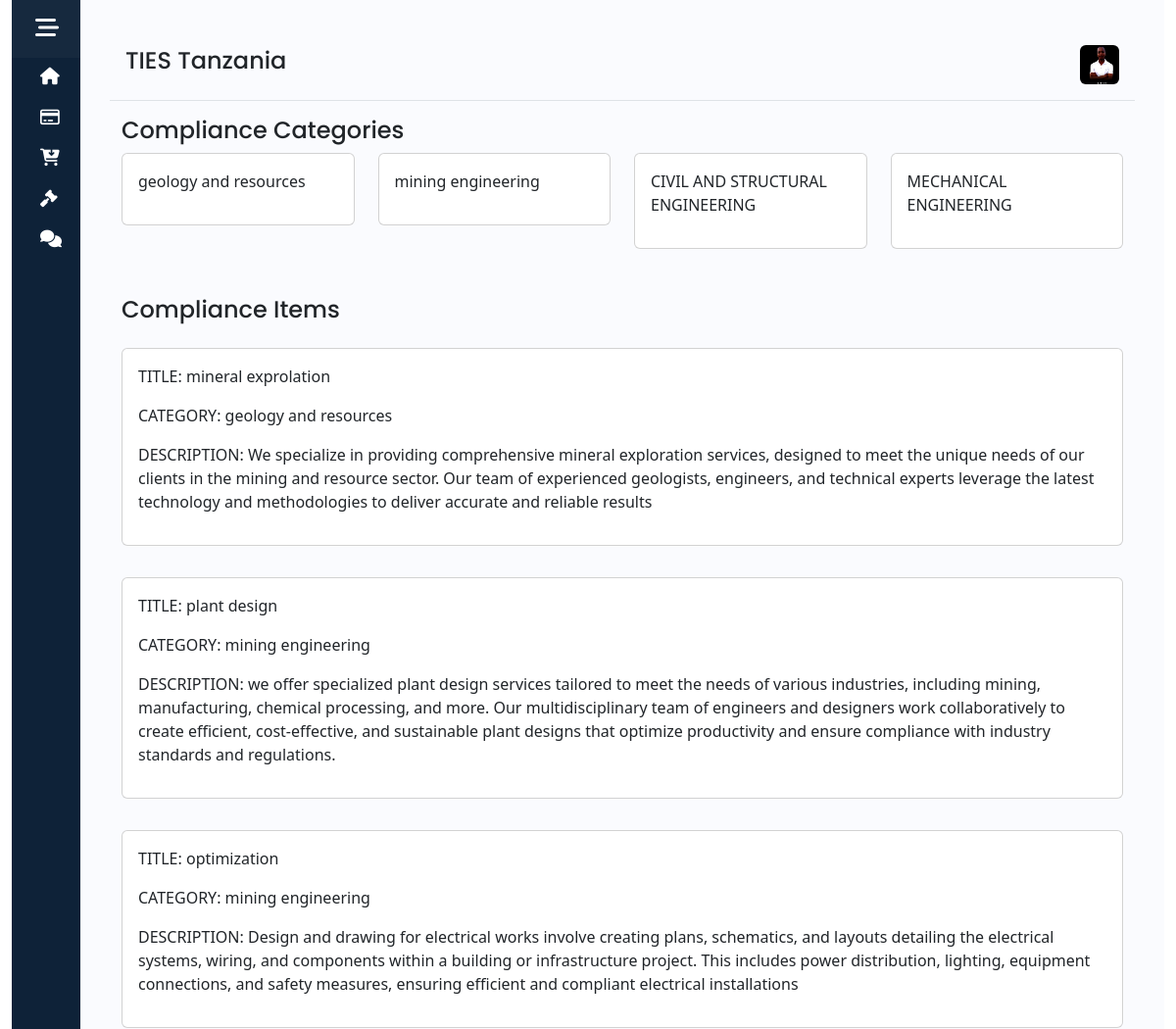
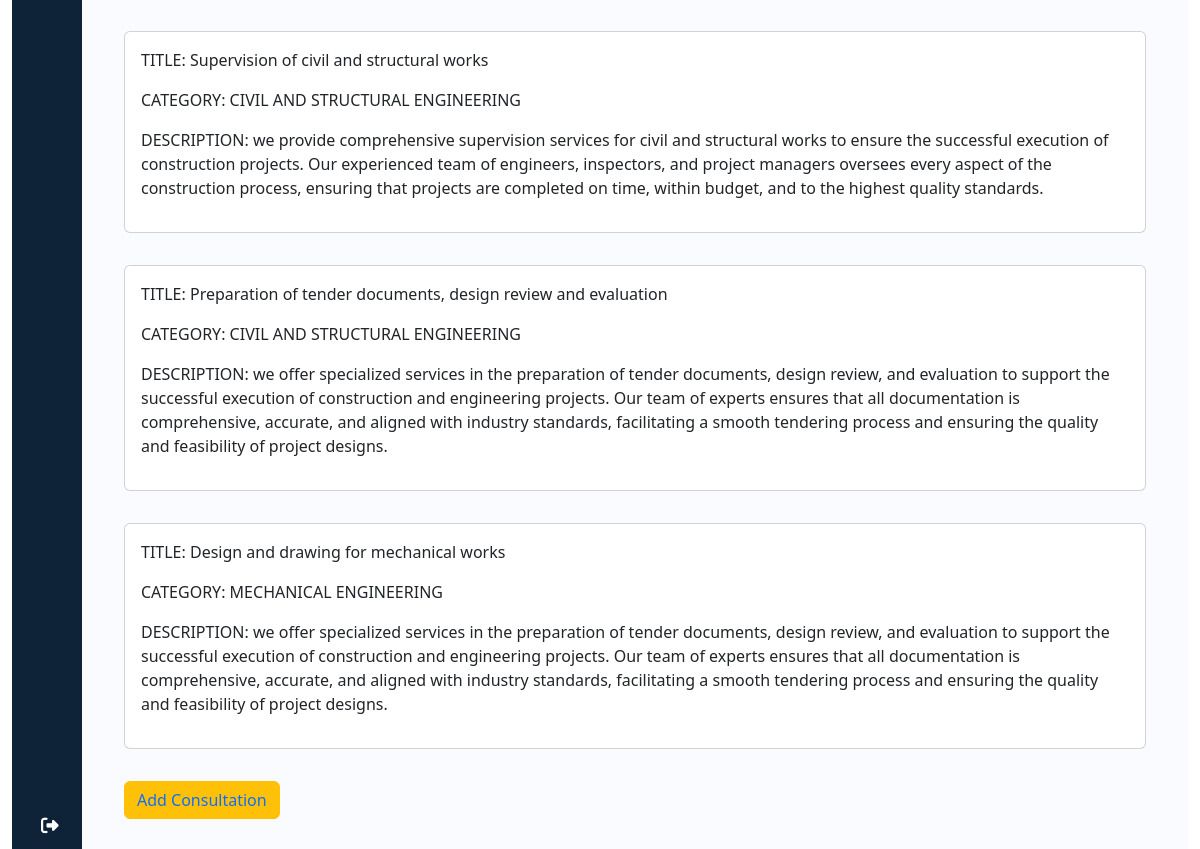
The page /consultationCompliance/ on the database its author committed (2 pictures, top to bottom).
### app/models.py (models this page shows, shortened)
class ConsultancyTiesCategory(models.Model):
    title = models.CharField(max_length=100)
    image = models.ImageField(upload_to='media/', blank=True, null=True)
    def __str__(self):
    	return self.title

class ConsultancyTiesDetails(models.Model):
    title = models.CharField(max_length=100)
    image = models.ImageField(upload_to='media/', blank=True, null=True)
    category = models.ForeignKey(ConsultancyTiesCategory, on_delete=models.CASCADE)
    description = models.CharField(max_length=1000)

### app/views.py (the view)
# urls.py: path('consultationCompliance/', views.consultationCompliance, name='consultationCompliance'),
def consultationCompliance(request):
    categories = ConsultancyTiesCategory.objects.all()
    x = ConsultancyTiesDetails.objects.all()
    context = {
        'categories':categories,
        'x':x,
    }
    return render(request,'app/consultationCompliance.html',context)

### app/templates/app/consultationCompliance.html
{% extends 'app/base.html' %}
{% block content %}
<div class="container mt-3">
<div class="row">
<h4>Compliance Categories</h4>
  {% for i in categories %}
    <div class="col-md-3">
        <div class="card">
            <div class="card-body">
              <P>{{i.title}}</P>
            </div>
        </div>
    </div>
  {% endfor %}
  <h4 class="mt-5">Compliance Items</h4>
    {% for i in x %}
    <div class="col-sm-12 mb-3 mb-sm-0 mt-3">
    <div class="card mb-3">
        <div class="card-body">
          <p>TITLE: {{i.title}}</p>
          <p>CATEGORY: {{i.category}}</p>
          <p>DESCRIPTION: {{i.description}}</p>
        </div>
      </div>
    </div>
    {% endfor %}
    <div class="col-sm-3 mb-3 mb-sm-0 mt-3">
    <button class="btn btn-warning"><a href="{% url 'consultationComplianceAdd' %}" style="text-decoration: none;">Add Consultation</a></button>
    </div>
</div>
</div>
{% endblock %}

### app/static/app/css/style.css (style rules this page uses)
a { text-decoration: none; }
body { margin: 0; font-family: 'Poppins',sans-serif; }
h4 { font-family: 'Poppins',sans-serif; }

### rows shown on the page
ConsultancyTiesCategory: title "geology and resources"
ConsultancyTiesCategory: title "mining engineering"
ConsultancyTiesCategory: title "CIVIL AND STRUCTURAL ENGINEERING"
ConsultancyTiesCategory: title "MECHANICAL ENGINEERING"
ConsultancyTiesDetails: title "mineral exprolation", category "geology and resources", description "We specialize in providing comprehensive mineral exploration services, designed to meet the unique needs of our clients in the mining and resource sector. Our team of experienced geologists, engineers, and technical experts leverage the latest technology and methodologies to deliver accurate and reliable results"
ConsultancyTiesDetails: title "plant design", category "mining engineering", description "we offer specialized plant design services tailored to meet the needs of various industries, including mining, manufacturing, chemical processing, and more. Our multidisciplinary team of engineers and designers work collaboratively to create efficient, cost-effective, and sustainable plant designs that optimize productivity and ensure compliance with industry standards and regulations."
ConsultancyTiesDetails: title "optimization", category "mining engineering", description "Design and drawing for electrical works involve creating plans, schematics, and layouts detailing the electrical systems, wiring, and components within a building or infrastructure project. This includes power distribution, lighting, equipment connections, and safety measures, ensuring efficient and compliant electrical installations"
ConsultancyTiesDetails: title "Supervision of civil and structural works", category "CIVIL AND STRUCTURAL ENGINEERING", description "we provide comprehensive supervision services for civil and structural works to ensure the successful execution of construction projects. Our experienced team of engineers, inspectors, and project managers oversees every aspect of the construction process, ensuring that projects are completed on time, within budget, and to the highest quality standards."
ConsultancyTiesDetails: title "Preparation of tender documents, design review and evaluation", category "CIVIL AND STRUCTURAL ENGINEERING", description "we offer specialized services in the preparation of tender documents, design review, and evaluation to support the successful execution of construction and engineering projects. Our team of experts ensures that all documentation is comprehensive, accurate, and aligned with industry standards, facilitating a smooth tendering process and ensuring the quality and feasibility of project designs."
ConsultancyTiesDetails: title "Design and drawing for mechanical works", category "MECHANICAL ENGINEERING", description "we offer specialized services in the preparation of tender documents, design review, and evaluation to support the successful execution of construction and engineering projects. Our team of experts ensures that all documentation is comprehensive, accurate, and aligned with industry standards, facilitating a smooth tendering process and ensuring the quality and feasibility of project designs."
